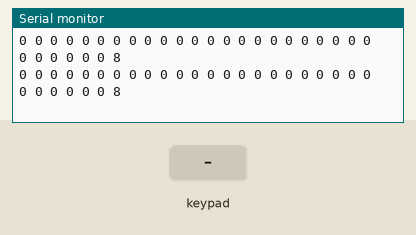
Simulated run of this sketch. Board: ESP32. Parts: the last lines printed to the serial monitor. The inputs (shaded band) are chosen by the test bench. Nothing arrives over Bluetooth unless stated.

Above: at 1.2 s.
1.3 s: key 'U' pressed
At 1.38 s:
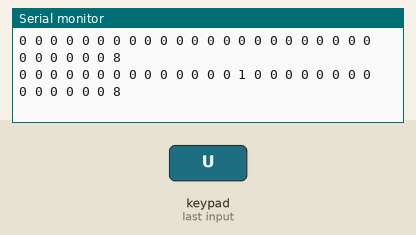
2.8 s: key 'D' pressed
At 2.84 s:
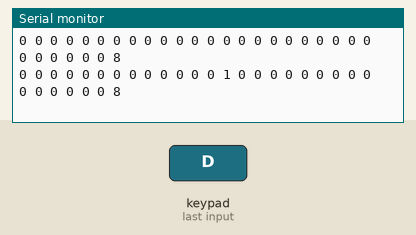

The sketch:

ESP-32_PS4_Connection.ino
```cpp
#include <PS4Controller.h>

void setup() {
  Serial.begin(115200);
   PS4.begin("dc:a2:66:ac:39:22");//Wifi
  Serial.println("Ready.");
}

void loop() {
  // Below has all accessible outputs from the controller
  if (PS4.isConnected()) {
       Serial.printf("%d %d %d %d %d %d %d %d %d %d %d %d %d %d %d %d %d %d %d %d %d %d %d %d %d %d %d %d %d %d\n", PS4.LStickX(), PS4.LStickY(), PS4.RStickX(), PS4.RStickY(), PS4.R2(), PS4.L2(), PS4.L1(), PS4.R1(), PS4.Square(), PS4.Cross(), PS4.Circle(), PS4.Triangle(), PS4.Right(), PS4.Down(), PS4.Up(), PS4.Left(), PS4.UpRight(), PS4.DownRight(), PS4.UpLeft(), PS4.DownLeft(), PS4.Share(), PS4.Options(), PS4.L3(), PS4.R3(), PS4.Touchpad(), PS4.PSButton(), PS4.Charging(), PS4.Audio(), PS4.Mic(), PS4.Battery());//deadzone -10,10

  }
  delay(50);
}
```

Measured:
- after the input at 1.3 s, the serial monitor: prints a new line after 0.06 s (image 1)
- after the input at 2.8 s, the serial monitor: prints a new line at once (image 2)
